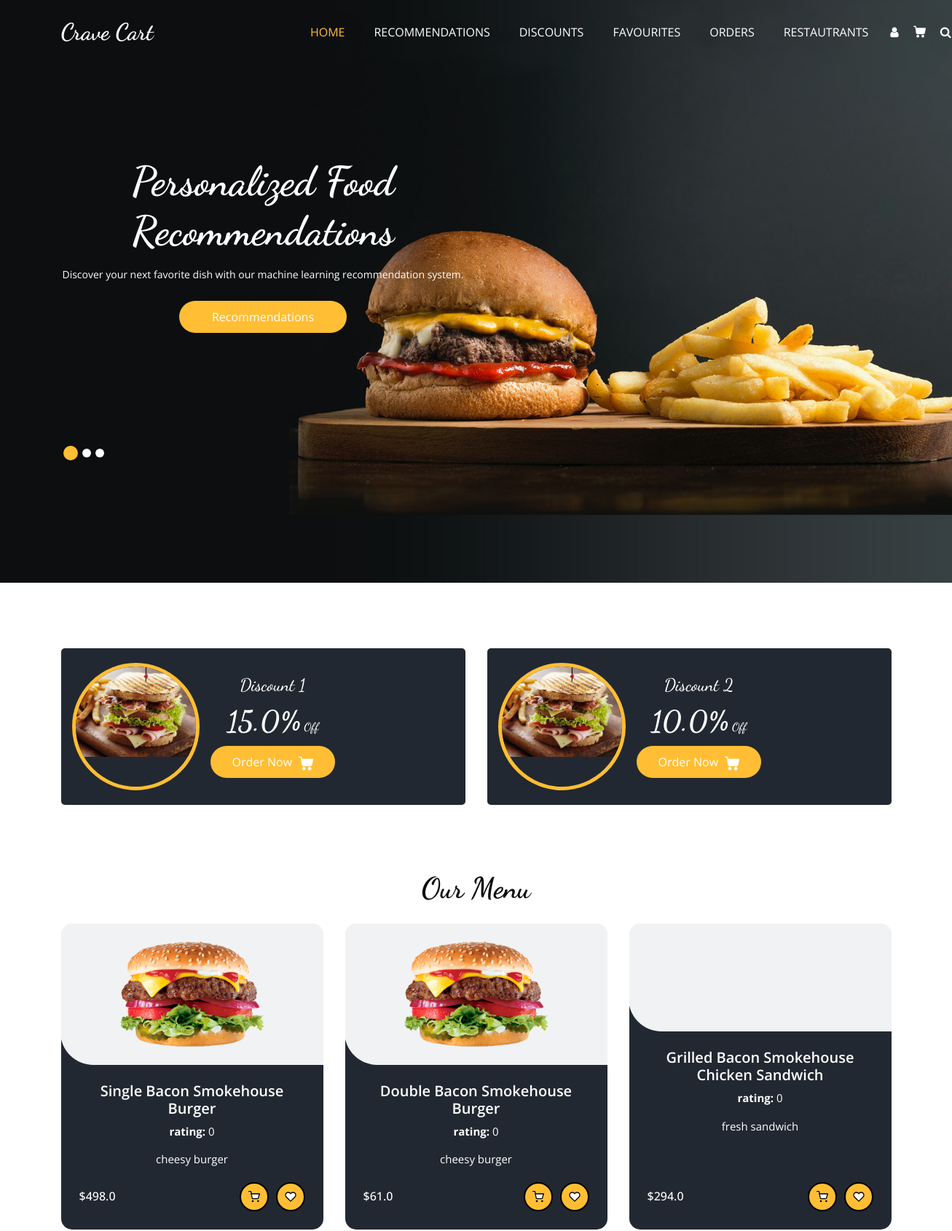
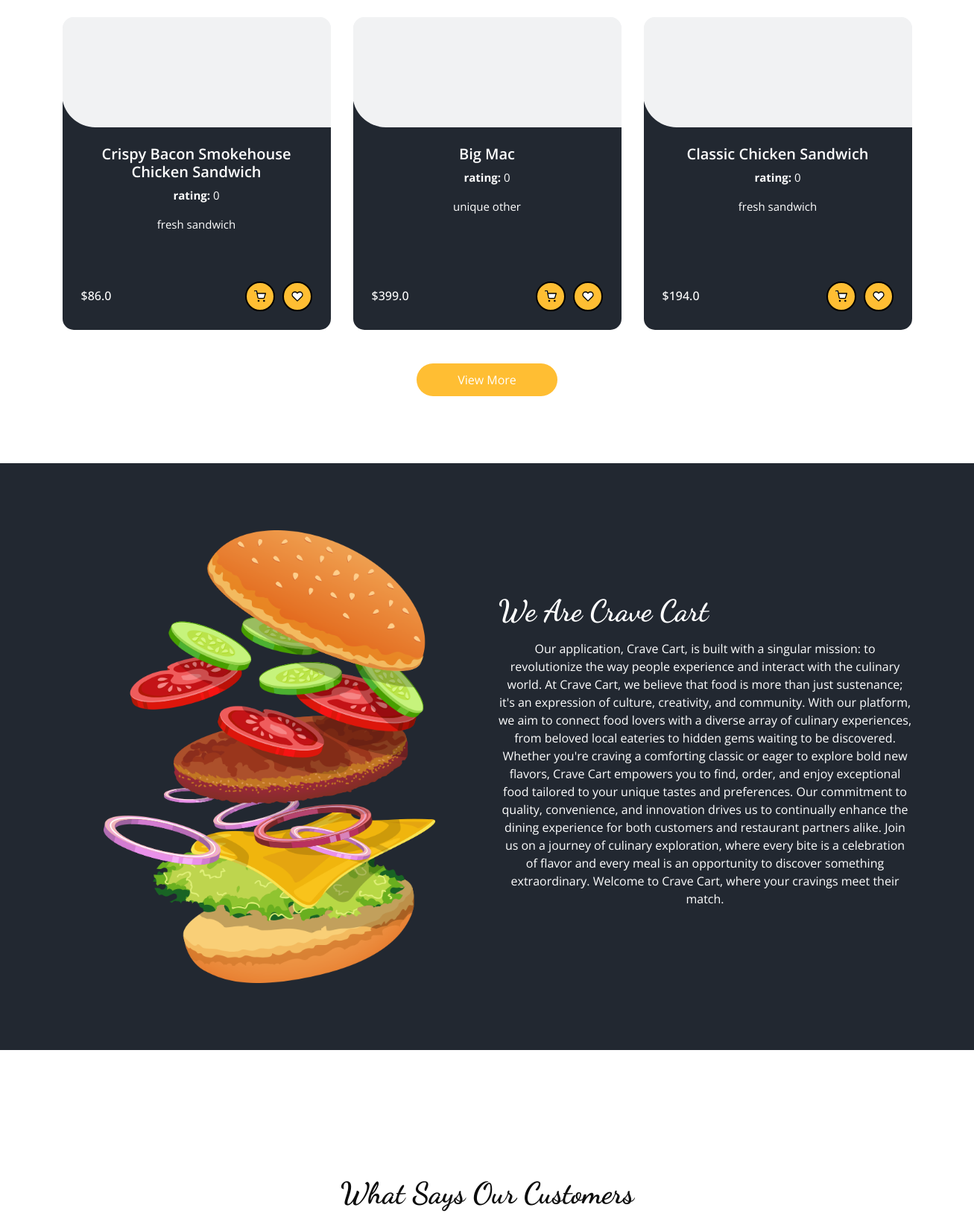
Page /home (signed in, upper part) on the committed database (2 pictures, top to bottom).
### tables this page shows
CREATE TABLE Promotions (
                        PromotionID INTEGER PRIMARY KEY AUTOINCREMENT,
                        PromotionName TEXT,
                        MenuID INTEGER,
                        Description TEXT,
                        Discount REAL,
                        StartDate TEXT,
                        EndDate TEXT,
                        FOREIGN KEY (MenuID) REFERENCES Menus (MenuID) ON DELETE CASCADE
                    );

CREATE TABLE Menus (
                        MenuID INTEGER PRIMARY KEY AUTOINCREMENT,
                        RestaurantID INTEGER,
                        ItemName TEXT,
                        Description TEXT,
                        Price REAL,
                        Category TEXT,
                        ImagePNG TEXT,
                        ImageJPG TEXT,
                        Rating INTEGER DEFAULT 0,
                        FOREIGN KEY (RestaurantID) REFERENCES Restaurants(RestaurantID) ON DELETE CASCADE
                    );

### userEndpoints.py (the view)
@User.route('/home')
def home():
    if 'username' not in session:
        return redirect(url_for('login'))
    if not DataBase.is_customer(session['username'],session['email'],session['password']):
        return render_template('404.html'), 404
    data = DataBase.get_menu_data(limit=6)
    Pro = DataBase.get_active_promotions(current_date=date.today().strftime("%Y-%m-%d"), limit=2)
    return render_template('user/home.html',menu_data=data,Promotions=Pro)

### DataBase.py (called while the page is built)
def get_menu_data(limit=100,all=False):
    try:
        if all:
            cursor.execute('''SELECT ItemName, M.Description, Price, ImagePNG ,Category ,Rating FROM Menus M
                              INNER JOIN Restaurants R ON M.RestaurantID = R.RestaurantID
                              WHERE R.Blocked = 0;''')
        else:
            cursor.execute('''SELECT ItemName, M.Description, Price, ImagePNG ,Category ,Rating  FROM Menus M INNER JOIN Restaurants R
                              ON M.RestaurantID = R.RestaurantID
                              WHERE R.Blocked = 0 LIMIT ?;''',[limit])
        return cursor.fetchall()
    except sqlite3.Error as e:
        print("Error fetching data from database:", e)
        return []

def is_customer(id,email,password):
    try:
        cursor.execute('''SELECT * FROM Customers where CustomerID=? AND email = ? AND password=?;''',[id,email,password])
        ans = cursor.fetchone()
        if ans:
            return True
        else:
            return False
    except Exception as e:
        print(e)
        return False

### templates/user/home.html (shortened to what this page needs)
<!DOCTYPE html>
<html>
  <head>
    <link
      rel="stylesheet"
      type="text/css"
      href="{{url_for('static',filename='css/bootstrap.css')}}"
    />
    <link
      rel="stylesheet"
      type="text/css"
      href="https://cdnjs.cloudflare.com/ajax/libs/OwlCarousel2/2.3.4/assets/owl.carousel.min.css"
    />
    <link
      rel="stylesheet"
      href="https://cdnjs.cloudflare.com/ajax/libs/jquery-nice-select/1.1.0/css/nice-select.min.css"
    />
    <link
      href="{{url_for('static',filename='css/font-awesome.min.css')}}"
      rel="stylesheet"
    />
    <link
      href="{{url_for('static',filename='css/style.css')}}"
      rel="stylesheet"
    />
    <link
      href="{{url_for('static',filename='css/responsive.css')}}"
      rel="stylesheet"
    />
  </head>
  <body>
    <div class="hero_area">
      <div class="bg-box">
        <img src="{{url_for('static',filename='images/hero-bg.jpg')}}" alt="" />
      </div>
      <header class="header_section">
        <div class="container">
          <nav class="navbar navbar-expand-lg custom_nav-container">
            <a class="navbar-brand" href="/home">
              <span> Crave Cart </span>
            </a>
            <div class="collapse navbar-collapse" id="navbarSupportedContent">
              <ul class="navbar-nav mx-auto">
                <li class="nav-item active">
                  <a class="nav-link" href="/home"
                    >Home <span class="sr-only">(current)</span></a
                  >
                </li>
                <li class="nav-item">
                  <a class="nav-link" href="recommendation">Recommendations</a>
                </li>
                <li class="nav-item">
                  <a class="nav-link" href="discounts">Discounts</a>
                </li>
                <li class="nav-item">
                  <a class="nav-link" href="favourites">Favourites</a>
                </li>
                <li class="nav-item">
                  <a class="nav-link" href="trackorders">Orders</a>
                </li>
                <li class="nav-item">
                  <a class="nav-link" href="restaurants">Restautrants</a>
                </li>
              </ul>
              <div class="user_option">
                <a href="profile" class="user_link">
                  <i class="fa fa-user" aria-hidden="true"></i>
                </a>
                <a class="cart_link" href="cart">
                </a>
                <form class="form-inline">
                  <button
                    class="btn my-2 my-sm-0 nav_search-btn"
                    type="button"
                    onclick="openSearchPage()"
                  >
                    <i class="fa fa-search" aria-hidden="true"></i>
                  </button>
                </form>
              </div>
            </div>
          </nav>
        </div>
      </header>
      <section class="slider_section">
        <div id="customCarousel1" class="carousel slide" data-ride="carousel">
          <div class="carousel-inner">
            <div class="carousel-item active">
              <div class="container">
                <div class="row">
                  <div class="col-md-7 col-lg-6">
                    <div class="detail-box">
                      <h1>Personalized Food Recommendations</h1>
                      <p>
                        Discover your next favorite dish with our machine
                        learning recommendation system.
                      </p>
                      <div class="btn-box">
                        <a href="/recommendation" class="btn1">
                          Recommendations
                        </a>
                      </div>
                    </div>
                  </div>
                </div>
              </div>
            </div>
          </div>
          <div class="container">
            <ol class="carousel-indicators">
              <li
                data-target="#customCarousel1"
                data-slide-to="0"
                class="active"
              ></li>
              <li data-target="#customCarousel1" data-slide-to="1"></li>
              <li data-target="#customCarousel1" data-slide-to="2"></li>
            </ol>
          </div>
        </div>
      </section>
    </div>
    <section class="offer_section layout_padding-bottom">
      <div class="offer_container">
        <div class="container">
          <div class="row">
            {% for item in Promotions %}
            <div class="col-md-6">
              <div class="box">
                <div class="img-box">
                  <img
                    src="{{url_for('static',filename='images/'+item['Image'] )}}"
                    alt=""
                  />
                </div>
                <div class="detail-box">
                  <h5>{{item['PromotionName']}}</h5>
                  <h6><span>{{item['Discount']}}%</span> Off</h6>
                  <a
                    href="#"
                    class="add-to-cart-btn-promortion"
                    data-PromotionName="{{item['PromotionName']}}"
                    data-discount="{{item['Discount']}}"
                  >
                    Order Now
                  </a>
                </div>
              </div>
            </div>
            {% endfor%}
          </div>
        </div>
      </div>
    </section>
    <section class="food_section layout_padding-bottom">
      <div class="container">
        <div class="heading_container heading_center">
          <h2>Our Menu</h2>
        </div>
        <div class="filters-content">
          <div class="row grid">
            {% for item in menu_data %}
            <div class="col-sm-6 col-lg-4 all {{ item[4] }}">
              <div class="box" id="menu-item-box">
                <div>
                  <div class="img-box">
                    <img
                      src="{{url_for('static',filename='images/'+item[3])}}"
                      alt=""
                    />
                  </div>
                  <div class="detail-box">
                    <h5>{{item[0]}}</h5>
                    <p><b>rating:</b> {{item[5]}}</p>
                    <p>{{item[1]}}</p>
                    <div class="options">
                      <h6>${{ item[2] }}</h6>
                      <div class="button-container" id="menu-buttons">
                        <a
                          href="#"
                          class="add-to-cart-btn"
                          data-item-name="{{ item[0] }}"
                          data-description="{{ item[1] }}"
                          data-price="{{ item[2] }}"
                        >
                        </a>
                        <a
                          href="#"
                          class="favorite-btn"
                          data-item-name="{{ item[0] }}"
                          data-description="{{ item[1] }}"
                          data-price="{{ item[2] }}"
                        >
                        </a>
                      </div>
                    </div>
                  </div>
                </div>
              </div>
            </div>
            {% endfor %}
          </div>
        </div>
        <div class="btn-box">
          <a href="/search"> View More </a>
        </div>
      </div>
    </section>
    <section class="about_section layout_padding">
      <div class="container">
        <div class="row">
          <div class="col-md-6">
            <div class="img-box">
              <img
                src="{{url_for('static',filename='images/about-img.png')}}"
                alt=""
              />
            </div>
          </div>
          <div class="col-md-6">
            <div class="detail-box">
              <div class="heading_container">
                <h2>We Are Crave Cart</h2>
              </div>
              <p>
                Our application, Crave Cart, is built with a singular mission:
                to revolutionize the way people experience and interact with the
                culinary world. At Crave Cart, we believe that food is more than
                just sustenance; it's an expression of culture, creativity, and
                community. With our platform, we aim to connect food lovers with
                a diverse array of culinary experiences, from beloved local
                eateries to hidden gems waiting to be discovered. Whether you're
                craving a comforting classic or eager to explore bold new
                flavors, Crave Cart empowers you to find, order, and enjoy
                exceptional food tailored to your unique tastes and preferences.
                Our commitment to quality, convenience, and innovation drives us
                to continually enhance the dining experience for both customers
                and restaurant partners alike. Join us on a journey of culinary
                exploration, where every bite is a celebration of flavor and
                every meal is an opportunity to discover something
                extraordinary. Welcome to Crave Cart, where your cravings meet
                their match.
              </p>
            </div>
          </div>
        </div>
      </div>
    </section>
    <br /><br /><br /><br /><br /><br /><br />
    <section class="client_section layout_padding-bottom">
      <div class="container">
        <div class="heading_container heading_center psudo_white_primary mb_45">
          <h2>What Says Our Customers</h2>
        </div>
      </div>
    </section>
  </body>
</html>

### static/css/responsive.css (style rules this page uses)
@media (min-width: 1200px) { .container { max-width: 1170px; } }

### rows in the picture
Promotions: ImageJPG (picture), PromotionName "Discount 1", Discount "15.0"
Promotions: ImageJPG (picture), PromotionName "Discount 2", Discount "10.0"
Menus: ImagePNG (picture), ItemName "Single Bacon Smokehouse Burger", Rating "0", Description "cheesy burger", Price "498.0"
Menus: ImagePNG (picture), ItemName "Double Bacon Smokehouse Burger", Rating "0", Description "cheesy burger", Price "61.0"
Menus: ItemName "Grilled Bacon Smokehouse Chicken Sandwich", Rating "0", Description "fresh sandwich", Price "294.0"
Menus: ItemName "Crispy Bacon Smokehouse Chicken Sandwich", Rating "0", Description "fresh sandwich", Price "86.0"
Menus: ItemName "Big Mac", Rating "0", Description "unique other", Price "399.0"
Menus: ItemName "Classic Chicken Sandwich", Rating "0", Description "fresh sandwich", Price "194.0"
